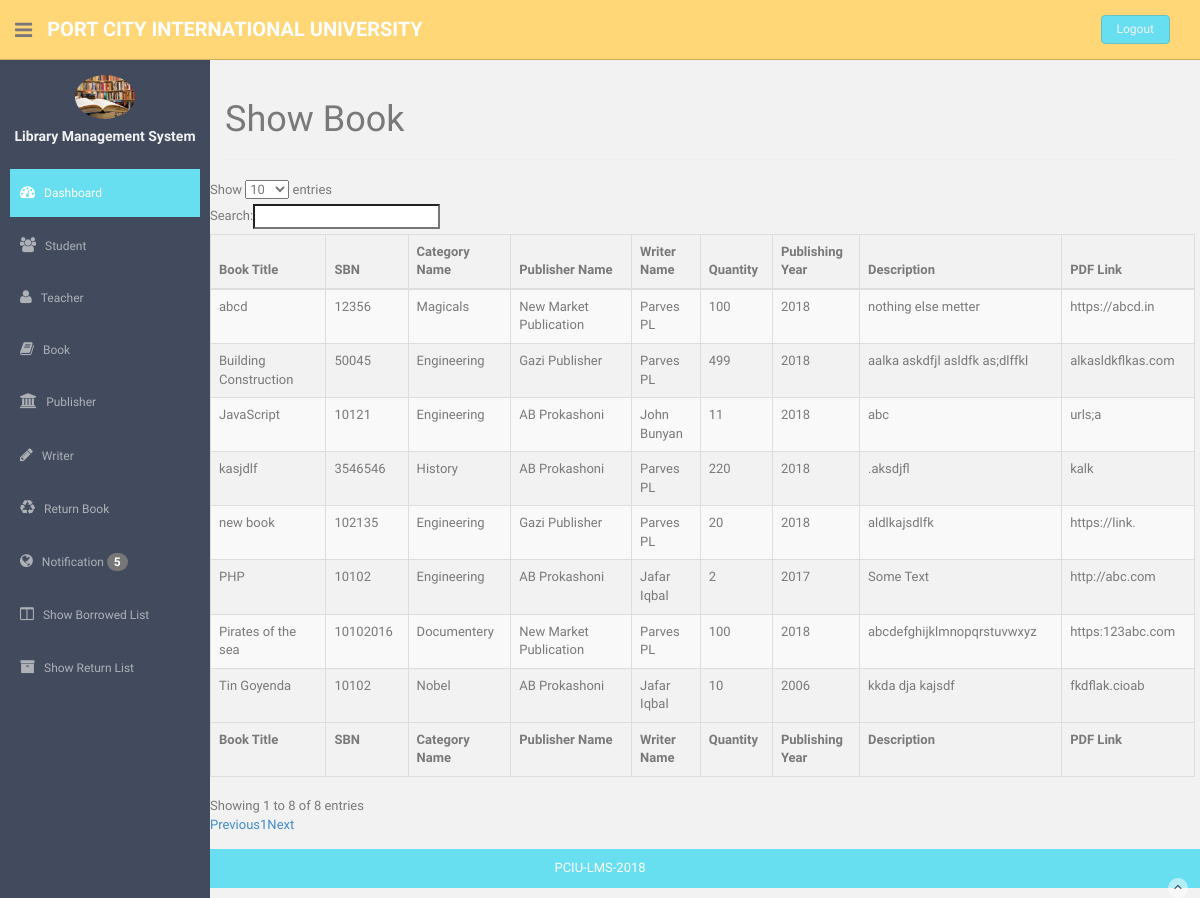
Page /view/Admin/Book/showBook.php (signed in) on the committed database.
### tables this page shows
CREATE TABLE `book` (
  `id` int(11) NOT NULL,
  `book_name` varchar(200) NOT NULL,
  `sbn` varchar(200) NOT NULL,
  `book_cat` int(11) NOT NULL,
  `publisher_id` int(11) NOT NULL,
  `writer_id` int(11) NOT NULL,
  `quantity` int(11) NOT NULL,
  `publishing_year` varchar(20) NOT NULL,
  `description` text NOT NULL,
  `pdf_link` varchar(200) NOT NULL
);

CREATE TABLE `books_category` (
  `cat_id` int(11) NOT NULL,
  `cat_name` varchar(20) NOT NULL
);

CREATE TABLE `publisher` (
  `id` int(11) NOT NULL,
  `publisher_name` varchar(100) NOT NULL
);

CREATE TABLE `writer` (
  `id` int(11) NOT NULL,
  `writer_name` varchar(100) NOT NULL
);

### Model/BorrowBooks.php (called while the page is built, shortened)
<?php
class BorrowBooks
{
    public function countBorrowRequest(){
        $obj = new DataBase();
        $DBH=$obj->DBconnection();
        $sql = "SELECT COUNT(*) FROM borrow_books WHERE `status`=0 ";
        $conn = $DBH->prepare($sql);
        $conn->execute();
        $allBooks= $conn->fetch(PDO::FETCH_COLUMN);
        return $allBooks;
    }
}

### Model/Books.php (called while the page is built, shortened)
<?php
class Books{
    public function showAllBooks(){
        $obj = new DataBase();
        $DBH=$obj->DBconnection();
        $sql = "SELECT book.id, book.book_name,book.sbn, book.quantity,book.publishing_year,book.description,book.pdf_link, books_category.cat_name,publisher.publisher_name,writer.writer_name FROM book,books_category,publisher,writer WHERE book.`book_cat`= books_category.cat_id AND book.`publisher_id`= publisher.id AND book.`writer_id`= writer.id ";
        $conn = $DBH->prepare($sql);
        $conn->execute();
        $allBooks= $conn->fetchAll(PDO::FETCH_OBJ);
        return $allBooks;
    }
}

### view/Admin/Book/showBook.php (the view, shortened to what this page needs)
<?php
include_once "../../../Model/Books.php";
include_once "../../../Model/BorrowBooks.php";
$obj = new Books();
$allBooks = $obj->showAllBooks();
?>
<!DOCTYPE html>
<html lang="en">
<?php include_once "../../head.php" ?>
<body>
<section id="container" style="min-height: 94vh">
    <?php include_once "../../header.php" ?>
    <?php include_once "../../aside.php" ?>
    <section id="main-content">
        <section class="wrapper">
            <div class="page-header">
                <h1>
                    Show Book
                </h1>
            </div>
            <div class="row">
                <table id="example" class="table table-striped table-bordered" width="100%" cellspacing="0">
                    <thead>
                    <tr>
                        <th>Book Title</th>
                        <th>SBN</th>
                        <th>Category Name</th>
                        <th>Publisher Name</th>
                        <th>Writer Name</th>
                        <th>Quantity</th>
                        <th>Publishing Year</th>
                        <th>Description</th>
                        <th>PDF Link</th>
                    </tr>
                    </thead>
                    <tfoot>
                    <tr>
                        <th>Book Title</th>
                        <th>SBN</th>
                        <th>Category Name</th>
                        <th>Publisher Name</th>
                        <th>Writer Name</th>
                        <th>Quantity</th>
                        <th>Publishing Year</th>
                        <th>Description</th>
                        <th>PDF Link</th>
                    </tr>
                    </tfoot>
                    <tbody>
                    <?php foreach ($allBooks as $singleBook){?>
                    <tr>
                        <td><?php echo $singleBook->book_name?></td>
                        <td><?php echo $singleBook->sbn?></td>
                        <td><?php echo $singleBook->cat_name?></td>
                        <td><?php echo $singleBook->publisher_name?></td>
                        <td><?php echo $singleBook->writer_name?></td>
                        <td><?php echo $singleBook->quantity?></td>
                        <td><?php echo $singleBook->publishing_year?></td>
                        <td><?php echo $singleBook->description?></td>
                        <td><?php echo $singleBook->pdf_link?></td>
                    </tr>
                    <?php }?>
                    </tbody>
                </table>
            </div><! --/row -->
        </section>
    </section>
</section>
<?php include_once "../../footer.php" ?>
</body>
</html>

### Theme/assets/css/style.css (style rules this page uses)
body { color: #797979; background: #f2f2f2; font-family: 'Ruda', sans-serif; padding: 0px !important; margin: 0px !important; font-size:13px; }
#container { width: 100%; height: 100%; }
#main-content { margin-left: 210px; }
.wrapper { display: inline-block; margin-top: 60px; padding: 0 20px 15px 15px; width: 100%; }

### rows in the picture
book: book_name "PHP", sbn "10102", books_category.cat_name "Engineering", publisher.publisher_name "AB Prokashoni", writer.writer_name "Jafar Iqbal", quantity "2", publishing_year "2017", description "Some Text", pdf_link "http://abc.com"
book: book_name "JavaScript", sbn "10121", books_category.cat_name "Engineering", publisher.publisher_name "AB Prokashoni", writer.writer_name "John Bunyan", quantity "11", publishing_year "2018", description "abc", pdf_link "urls;a"
book: book_name "Tin Goyenda", sbn "10102", books_category.cat_name "Nobel", publisher.publisher_name "AB Prokashoni", writer.writer_name "Jafar Iqbal", quantity "10", publishing_year "2006", description "kkda dja kajsdf", pdf_link "fkdflak.cioab"
book: book_name "Pirates of the sea", sbn "10102016", books_category.cat_name "Documentery", publisher.publisher_name "New Market Publication", writer.writer_name "Parves PL", quantity "100", publishing_year "2018", description "abcdefghijklmnopqrstuvwxyz", pdf_link "https:123abc.com"
book: book_name "abcd", sbn "12356", books_category.cat_name "Magicals", publisher.publisher_name "New Market Publication", writer.writer_name "Parves PL", quantity "100", publishing_year "2018", description "nothing else metter", pdf_link "https://abcd.in"
book: book_name "new book", sbn "102135", books_category.cat_name "Engineering", publisher.publisher_name "Gazi Publisher", writer.writer_name "Parves PL", quantity "20", publishing_year "2018", description "aldlkajsdlfk", pdf_link "https://link."
book: book_name "Building Construction", sbn "50045", books_category.cat_name "Engineering", publisher.publisher_name "Gazi Publisher", writer.writer_name "Parves PL", quantity "499", publishing_year "2018", description "aalka askdfjl asldfk as;dlffkl", pdf_link "alkasldkflkas.com"
book: book_name "kasjdlf", sbn "3546546", books_category.cat_name "History", publisher.publisher_name "AB Prokashoni", writer.writer_name "Parves PL", quantity "220", publishing_year "2018", description ".aksdjfl", pdf_link "kalk"

### other values in the picture
$total "5"
